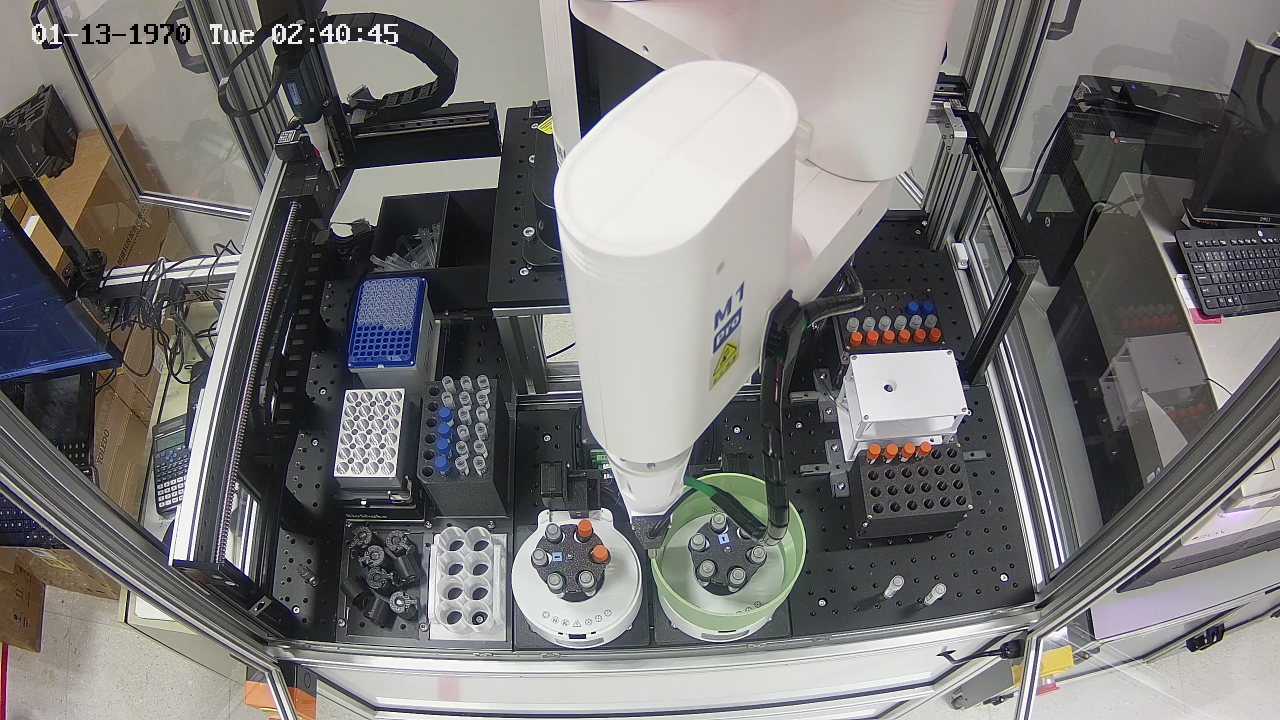
#> input picture puda-dobot-vision-validation/assets/dobot-ipcamera-workspace-reference.jpg, 2560 x 1440 px (shown at 1/2 size)
$ python annotate_reference.py ../assets/dobot-ipcamera-workspace-reference.jpg out.png
#> lines starting #> are read from the running program, lines starting #| are printed output that depends on the picture
#!/usr/bin/env python3
"""Create the IMRE/MOF Dobot reference overlay for the documented PTZ pose.

The polygons are presentation annotations for the 2560x1440 reference pose
(azimuth/elevation/zoom camera units 749/573/10). They are not robot
coordinates, calibration, or reusable current-run occupancy evidence.
"""

from __future__ import annotations

import argparse
from pathlib import Path

from PIL import Image, ImageDraw, ImageFont

WIDTH = 2560
HEIGHT = 1440

COLORS = {
    "occupied": (239, 68, 68, 230),
    "obstructed": (249, 115, 22, 230),
    "fixed": (156, 163, 175, 230),
    "boundary": (229, 231, 235, 235),
}

REGIONS = [
    (
        "TUBE-RACK: OCCUPIED",
        "occupied",
        [(806, 748), (1014, 735), (1024, 1030), (802, 1045)],
        (800, 700),
    ),
    (
        "BIOSHAKE: OCCUPIED",
        "occupied",
        [(525, 790), (795, 775), (820, 1260), (510, 1265)],
        (500, 760),
    ),
    (
        "CENTRIFUGE-1: OCCUPIED",
        "occupied",
        [(1000, 955), (1300, 950), (1315, 1380), (984, 1380)],
        (930, 875),
    ),
    (
        "CENTRIFUGE-2: OCCUPIED",
        "occupied",
        [(1300, 940), (1655, 920), (1664, 1380), (1315, 1380)],
        (1420, 875),
    ),
    (
        "CAP-QBOT: NOT FULLY VISIBLE",
        "obstructed",
        [(1580, 500), (2075, 500), (2110, 1155), (1555, 1155)],
        (1570, 465),
    ),
    (
        "DOBOT BODY: FIXED / OCCLUDING",
        "fixed",
        [(1090, 0), (1840, 0), (1840, 370), (1525, 960), (1160, 960), (1075, 280)],
        (1160, 150),
    ),
]

OUTER_BOUNDARY = [(345, 75), (2315, 75), (2475, 1415), (278, 1415)]
TRANSFER_CORRIDOR = [(820, 265), (1685, 230), (1905, 1190), (760, 1215)]


def font(size: int) -> ImageFont.FreeTypeFont | ImageFont.ImageFont:
    for path in (
        "/usr/share/fonts/truetype/dejavu/DejaVuSans-Bold.ttf",
        "/usr/share/fonts/truetype/liberation2/LiberationSans-Bold.ttf",
    ):
        if Path(path).exists():
            return ImageFont.truetype(path, size=size)
    return ImageFont.load_default()


def label(draw: ImageDraw.ImageDraw, xy: tuple[int, int], text: str, color: tuple[int, ...]) -> None:
    text_font = font(30)
    bbox = draw.textbbox(xy, text, font=text_font, stroke_width=1)
    pad = 10
    background = (3, 7, 18, 220)
    draw.rounded_rectangle(
        (bbox[0] - pad, bbox[1] - pad, bbox[2] + pad, bbox[3] + pad),
        radius=8,
        fill=background,
        outline=color,
        width=3,
    )
    draw.text(xy, text, font=text_font, fill=color, stroke_width=1, stroke_fill=(0, 0, 0, 255))


def annotate(source: Path, output: Path) -> None:
    image = Image.open(source).convert("RGBA")
    if image.size != (WIDTH, HEIGHT):
        raise ValueError(f"Expected {WIDTH}x{HEIGHT} reference frame, got {image.width}x{image.height}")

    overlay = Image.new("RGBA", image.size, (0, 0, 0, 0))
#> overlay: PIL image 2560x1440 RGBA; every value is 0
    draw = ImageDraw.Draw(overlay)

    draw.line(OUTER_BOUNDARY + [OUTER_BOUNDARY[0]], fill=COLORS["boundary"], width=8, joint="curve")
    label(draw, (390, 110), "VISIBLE CELL / WORKSPACE BOUNDARY", COLORS["boundary"])

    draw.line(
        TRANSFER_CORRIDOR + [TRANSFER_CORRIDOR[0]],
        fill=COLORS["obstructed"],
        width=7,
        joint="curve",
    )

    # Draw geometry first so later region polygons cannot cover earlier labels.
    for _, state, polygon, _ in REGIONS:
        color = COLORS[state]
        draw.polygon(polygon, fill=(*color[:3], 28), outline=color, width=7)

    # Draw all labels last so every label remains readable over overlapping fixtures.
    for text, state, _, label_xy in REGIONS:
        label(draw, label_xy, text, COLORS[state])
    label(draw, (865, 285), "TRANSFER CORRIDOR: PARTLY HIDDEN", COLORS["obstructed"])

    title_font = font(34)
    title = "REFERENCE POSE ONLY — fresh image required for every validation"
    title_box = draw.textbbox((0, 0), title, font=title_font)
#> title_box = (0, 6, 1296, 39)
    title_width = title_box[2] - title_box[0]
#> title_width = 1296
    draw.rounded_rectangle((1280 - title_width // 2 - 22, 18, 1280 + title_width // 2 + 22, 72), radius=10, fill=(3, 7, 18, 230))
    draw.text((1280 - title_width // 2, 25), title, font=title_font, fill=(255, 255, 255, 255))

    legend_y = 1345
    legend = [
        ("OCCUPIED", COLORS["occupied"]),
        ("NOT FULLY VISIBLE", COLORS["obstructed"]),
        ("FIXED", COLORS["fixed"]),
    ]
    x = 370
    draw.rounded_rectangle((340, 1322, 2160, 1410), radius=12, fill=(3, 7, 18, 220), outline=(75, 85, 99, 255), width=2)
    legend_font = font(28)
    for text, color in legend:
        draw.rectangle((x, legend_y, x + 35, legend_y + 28), fill=color)
        draw.text((x + 50, legend_y - 3), text, font=legend_font, fill=(245, 245, 245, 255))
        x += 480 if text != "NOT FULLY VISIBLE" else 660
#> after the loop, x = 1990

    output.parent.mkdir(parents=True, exist_ok=True)
    Image.alpha_composite(image, overlay).convert("RGB").save(output, quality=94, subsampling=0)
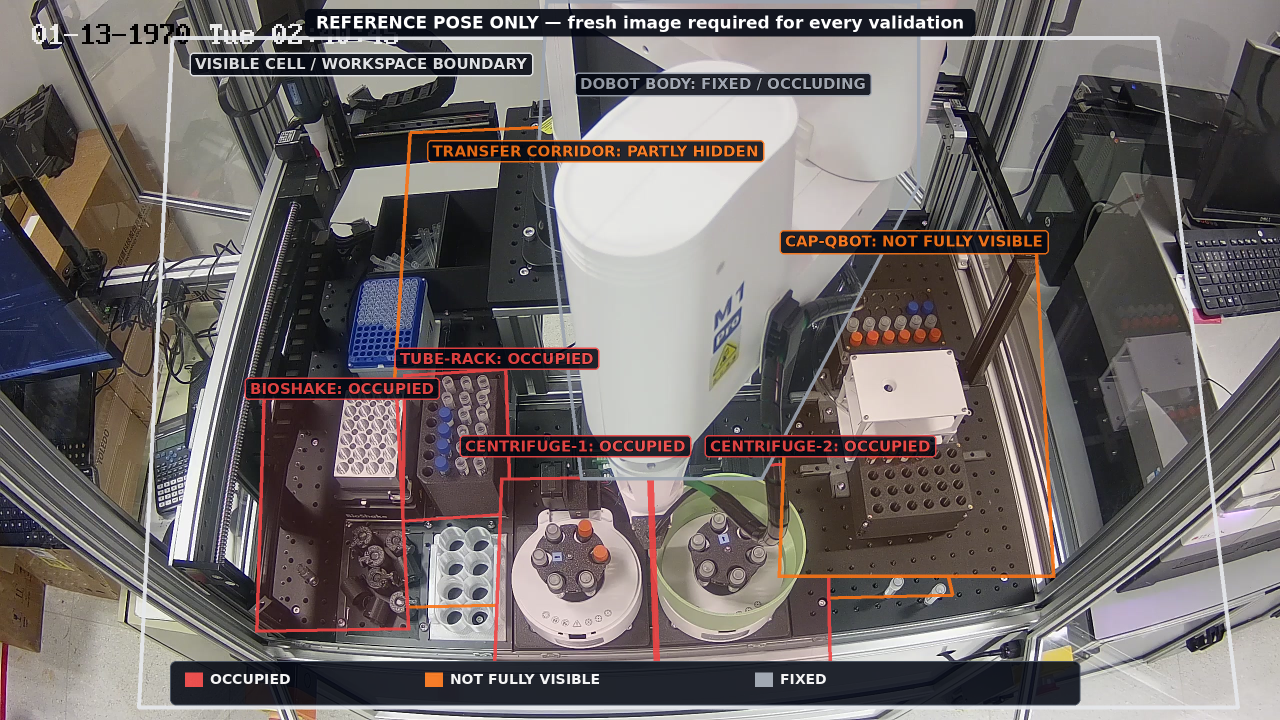
#> saved as out.png: PIL image 2560x1440 RGB (shown at 1/2 size); mean R, G, B 112.4, 105.4, 104.4


def main() -> None:
    parser = argparse.ArgumentParser()
    parser.add_argument("source", type=Path)
    parser.add_argument("output", type=Path)
    args = parser.parse_args()
    annotate(args.source, args.output)


if __name__ == "__main__":
    main()
